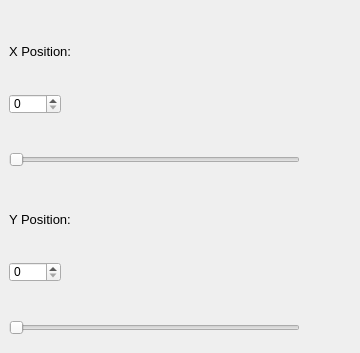
        <widget class="QWidget" name="movement_Page_2">
         <property name="geometry">
          <rect>
           <x>0</x>
           <y>0</y>
           <width>360</width>
           <height>353</height>
          </rect>
         </property>
         <attribute name="label">
          <string>Position</string>
         </attribute>
         <widget class="QLabel" name="label_Y_2">
          <property name="enabled">
           <bool>true</bool>
          </property>
          <property name="geometry">
           <rect>
            <x>9</x>
            <y>206</y>
            <width>80</width>
            <height>21</height>
           </rect>
          </property>
          <property name="sizePolicy">
           <sizepolicy hsizetype="Fixed" vsizetype="Fixed">
            <horstretch>0</horstretch>
            <verstretch>0</verstretch>
           </sizepolicy>
          </property>
          <property name="font">
           <font>
            <pointsize>10</pointsize>
           </font>
          </property>
          <property name="text">
           <string>Y Position:</string>
          </property>
          <property name="alignment">
           <set>Qt::AlignBottom|Qt::AlignLeading|Qt::AlignLeft</set>
          </property>
         </widget>
         <widget class="QSpinBox" name="spin_Box_X_2">
          <property name="geometry">
           <rect>
            <x>9</x>
            <y>94</y>
            <width>52</width>
            <height>20</height>
           </rect>
          </property>
          <property name="toolTip">
           <string>X Value of Sphere</string>
          </property>
          <property name="maximum">
           <number>2088</number>
          </property>
          <property name="value">
           <number>0</number>
          </property>
         </widget>
         <widget class="QSpinBox" name="spin_Box_Y_2">
          <property name="geometry">
           <rect>
            <x>9</x>
            <y>262</y>
            <width>52</width>
            <height>20</height>
           </rect>
          </property>
          <property name="maximum">
           <number>1387</number>
          </property>
          <property name="value">
           <number>0</number>
          </property>
         </widget>
         <widget class="QLabel" name="label_X_2">
          <property name="geometry">
           <rect>
            <x>9</x>
            <y>38</y>
            <width>80</width>
            <height>21</height>
           </rect>
          </property>
          <property name="sizePolicy">
           <sizepolicy hsizetype="Fixed" vsizetype="Fixed">
            <horstretch>0</horstretch>
            <verstretch>0</verstretch>
           </sizepolicy>
          </property>
          <property name="font">
           <font>
            <pointsize>10</pointsize>
           </font>
          </property>
          <property name="text">
           <string>X Position:</string>
          </property>
          <property name="alignment">
           <set>Qt::AlignBottom|Qt::AlignLeading|Qt::AlignLeft</set>
          </property>
         </widget>
         <widget class="QSlider" name="horizontal_Slider_Y_2">
          <property name="geometry">
           <rect>
            <x>9</x>
            <y>317</y>
            <width>291</width>
            <height>22</height>
           </rect>
          </property>
          <property name="maximum">
           <number>1387</number>
          </property>
          <property name="value">
           <number>0</number>
          </property>
          <property name="orientation">
           <enum>Qt::Horizontal</enum>
          </property>
          <property name="invertedAppearance">
           <bool>false</bool>
          </property>
          <property name="invertedControls">
           <bool>false</bool>
          </property>
         </widget>
         <widget class="QSlider" name="horizontal_Slider_X_2">
          <property name="geometry">
           <rect>
            <x>9</x>
            <y>149</y>
            <width>291</width>
            <height>22</height>
           </rect>
          </property>
          <property name="maximum">
           <number>2088</number>
          </property>
          <property name="value">
           <number>0</number>
          </property>
          <property name="orientation">
           <enum>Qt::Horizontal</enum>
          </property>
         </widget>
        </widget>
